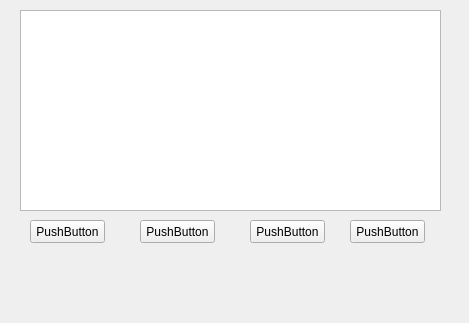
<?xml version="1.0" encoding="UTF-8"?>
<ui version="4.0">
 <class>Widget</class>
 <widget class="QWidget" name="Widget">
  <property name="geometry">
   <rect>
    <x>0</x>
    <y>0</y>
    <width>469</width>
    <height>323</height>
   </rect>
  </property>
  <property name="windowTitle">
   <string>Widget</string>
  </property>
  <widget class="QTableView" name="tableView">
   <property name="geometry">
    <rect>
     <x>20</x>
     <y>10</y>
     <width>421</width>
     <height>201</height>
    </rect>
   </property>
  </widget>
  <widget class="QPushButton" name="pushButton">
   <property name="geometry">
    <rect>
     <x>30</x>
     <y>220</y>
     <width>75</width>
     <height>23</height>
    </rect>
   </property>
   <property name="text">
    <string>PushButton</string>
   </property>
  </widget>
  <widget class="QPushButton" name="pushButton_2">
   <property name="geometry">
    <rect>
     <x>140</x>
     <y>220</y>
     <width>75</width>
     <height>23</height>
    </rect>
   </property>
   <property name="text">
    <string>PushButton</string>
   </property>
  </widget>
  <widget class="QPushButton" name="pushButton_3">
   <property name="geometry">
    <rect>
     <x>250</x>
     <y>220</y>
     <width>75</width>
     <height>23</height>
    </rect>
   </property>
   <property name="text">
    <string>PushButton</string>
   </property>
  </widget>
  <widget class="QPushButton" name="pushButton_4">
   <property name="geometry">
    <rect>
     <x>350</x>
     <y>220</y>
     <width>75</width>
     <height>23</height>
    </rect>
   </property>
   <property name="text">
    <string>PushButton</string>
   </property>
  </widget>
 </widget>
 <layoutdefault spacing="6" margin="11"/>
 <resources/>
 <connections/>
</ui>
